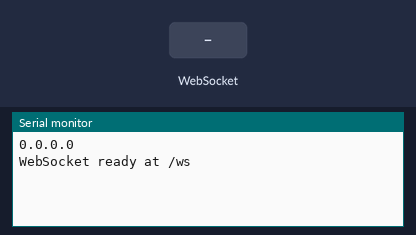
A sketch run on a simulated ESP32. Parts: the last lines printed to the serial monitor. Inputs (shaded band) come from the test bench.

Above: at 1.2 s.
1.3 s: WebSocket text "1" received
At 2.5 s:
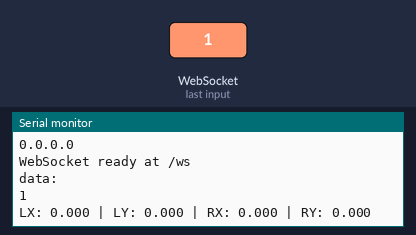
2.8 s: WebSocket text "0" received
At 3.9 s:
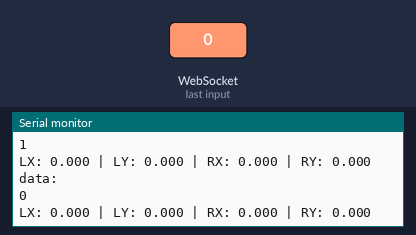

Measured:
- after the input at 1.3 s, the serial monitor: prints a new line at once (image 1)
- after the input at 2.8 s, the serial monitor: prints a new line at once (image 2)

The sketch:

drone_controller_test.ino
```cpp
//This is is the main controlling part of the tx as a UI on web hosting using Access point via esp32
//The for now to camera feed is unavailable due to no on board camera . Future scope for using the ESPcam development board

#include<WiFi.h>
#include <AsyncTCP.h>
#include <ESPAsyncWebServer.h>
#include <ArduinoJson.h>

const char* AP_SSID = "Test001";
const char* AP_PASS = "12345678";

AsyncWebServer server(80);
AsyncWebSocket ws("/ws");
volatile float control[4];

//webUI interface of the controller

const char index_html[] PROGMEM = R"rawliteral(

<!doctype html>
<html lang="en">
<head>
<meta charset="utf-8">
<meta name="viewport" content="width=device-width, initial-scale=1, maximum-scale=1, user-scalable=no, viewport-fit=cover">
<title>ESP32 Drone Controller</title>
<style>
  :root {
    --bg: #0b1020;
    --card: rgba(15, 23, 36, 0.8);
    --accent: #21a1f1;
    --danger: #ff4757;
    --muted: #9aa4b2;
    --stick-size: 180px;
  }

  * { box-sizing: border-box; -webkit-tap-highlight-color: transparent; }

  html, body {
    height: 100%;
    margin: 0;
    overflow: hidden;
    font-family: system-ui, -apple-system, sans-serif;
    background: var(--bg);
    color: #e6eef8;
  }

  .app {
    display: grid;
    grid-template-areas:
      "header header header"
      "left   center right"
      "footer footer footer";
    grid-template-columns: var(--stick-size) 1fr var(--stick-size);
    grid-template-rows: auto 1fr auto;
    height: 100vh;
    height: 100dvh;
    padding: 10px;
    gap: 10px;
  }

  header {
    grid-area: header;
    display: flex;
    justify-content: space-between;
    align-items: center;
    z-index: 10;
  }

  .title { font-weight: 700; font-size: 1.1rem; letter-spacing: 0.5px; }

  .stick-container {
    display: flex;
    align-items: center;
    justify-content: center;
  }
  .area-left { grid-area: left; }
  .area-right { grid-area: right; }

  .stick {
    width: var(--stick-size);
    height: var(--stick-size);
    background: rgba(255,255,255,0.05);
    border: 2px solid rgba(255,255,255,0.1);
    border-radius: 50%;
    position: relative;
    touch-action: none;
    user-select: none;
    -webkit-user-select: none;
  }

  .thumb {
    position: absolute;
    width: 60px;
    height: 60px;
    background: var(--accent);
    border-radius: 50%;
    transform: translate(-50%, -50%);
    box-shadow: 0 0 15px var(--accent);
    pointer-events: none;
  }

  .area-center {
    grid-area: center;
    position: relative;
    display: flex;
    flex-direction: column;
    justify-content: center;
    align-items: center;
    background: #000;
    border-radius: 12px;
    overflow: hidden;
  }

  .video-feed {
    width: 100%;
    height: 100%;
    object-fit: contain;
  }

  .overlay-telemetry {
    position: absolute;
    top: 10px;
    left: 10px;
    right: 10px;
    display: flex;
    justify-content: space-between;
    pointer-events: none;
    font-size: 0.85rem;
    text-shadow: 1px 1px 2px #000;
  }

  .center-actions {
    position: absolute;
    bottom: 15px;
    display: flex;
    gap: 10px;
  }

  button {
    background: var(--card);
    border: 1px solid rgba(255,255,255,0.2);
    color: white;
    padding: 8px 16px;
    border-radius: 8px;
    font-weight: 600;
    cursor: pointer;
    backdrop-filter: blur(4px);
  }

  .btn-arm { border-color: var(--danger); color: var(--danger); }
  .btn-arm.armed { background: var(--danger); color: white; }

  footer {
    grid-area: footer;
    font-size: 11px;
    text-align: center;
    color: var(--muted);
  }

  .status-dot {
    display: inline-block;
    width: 8px;
    height: 8px;
    border-radius: 50%;
    background: #ccc;
    margin-right: 5px;
  }
  .online { background: #2ecc71; box-shadow: 0 0 5px #2ecc71; }
  .offline { background: #e74c3c; }

  @media (orientation: portrait) {
    body::after {
      content: "Please rotate your device to landscape";
      position: fixed;
      inset: 0;
      background: var(--bg);
      display: flex;
      align-items: center;
      justify-content: center;
      z-index: 9999;
      padding: 20px;
      text-align: center;
    }
  }
</style>
</head>
<body>

<div class="app">
  <header>
    <div class="title">DRONE PILOT</div>
    <div style="display:flex; gap:15px; align-items:center">
      <span id="battery">--V</span>
      <button id="fsBtn" style="padding:4px 8px; font-size:10px;">FS</button>
      <div><span id="dot" class="status-dot offline"></span><span id="conn">DISCONNECTED</span></div>
    </div>
  </header>

  <div class="stick-container area-left">
    <div id="leftStick" class="stick">
      <div id="leftThumb" class="thumb" style="left:50%; top:50%"></div>
    </div>
  </div>

  <div class="area-center">
    <div class="overlay-telemetry">
      <div>Alt: <span id="alt">0.0</span>m</div>
      <div>Spd: <span id="speed">0.0</span>m/s</div>
      <div>RSSI: <span id="rssi">--</span>dBm</div>
    </div>

    <img id="camera" class="video-feed" src="/camera" alt="Live Feed" onerror="this.onerror=null; this.style.display='none'">

    <div class="center-actions">
      <button id="armBtn" class="btn-arm">ARM</button>
      <button id="takeoffBtn">TAKEOFF</button>
      <button id="landBtn">LAND</button>
    </div>
  </div>

  <div class="stick-container area-right">
    <div id="rightStick" class="stick">
      <div id="rightThumb" class="thumb" style="left:50%; top:50%"></div>
    </div>
  </div>

  <footer>
    Sens: <input id="sens" type="range" min="0.5" max="2" step="0.1" value="1" style="vertical-align:middle; width:100px;">
    &nbsp; | &nbsp; WebSocket: /ws
  </footer>
</div>

<script>
var connEl = document.getElementById('conn');
var dotEl = document.getElementById('dot');
var armBtn = document.getElementById('armBtn');
var ws = null;
var isArmed = false;

function setArmedUI(v) {
  isArmed = v;
  armBtn.textContent = v ? 'DISARM' : 'ARM';
  armBtn.classList.toggle('armed', v);
}

function connect() {
  ws = new WebSocket('ws://' + location.host + '/ws');

  ws.onopen = function () {
    connEl.textContent = 'CONNECTED';
    dotEl.className = 'status-dot online';
  };

  ws.onclose = function () {
    connEl.textContent = 'DISCONNECTED';
    dotEl.className = 'status-dot offline';
    setArmedUI(false);
    setTimeout(connect, 1000);
  };

  ws.onmessage = function (ev) {
    try {
      var j = JSON.parse(ev.data);
      if (j.type === 'telemetry') updateTelemetry(j);
    } catch (e) {}
  };
}

function sendJSON(o) {
  if (ws && ws.readyState === 1) ws.send(JSON.stringify(o));
}

function updateTelemetry(t) {
  if (t.battery !== undefined) document.getElementById('battery').textContent = t.battery.toFixed(1) + 'V';
  if (t.alt !== undefined) document.getElementById('alt').textContent = t.alt.toFixed(1);
  if (t.speed !== undefined) document.getElementById('speed').textContent = t.speed.toFixed(1);
  if (t.rssi !== undefined) document.getElementById('rssi').textContent = t.rssi;
}

/* Multi-touch sticks: each stick locks onto the finger that started on it */
var allSticks = [];

function makeStick(stickEl, thumbEl, onChange) {
  var activeId = null;
  var r = null;

  function update(e) {
    var maxRadius = r.width / 2;
    var dx = e.clientX - (r.left + r.width / 2);
    var dy = e.clientY - (r.top + r.height / 2);
    var dist = Math.hypot(dx, dy);
    if (dist > maxRadius) {
      dx *= maxRadius / dist;
      dy *= maxRadius / dist;
    }
    thumbEl.style.left = (r.width / 2 + dx) + 'px';
    thumbEl.style.top = (r.height / 2 + dy) + 'px';
    onChange(dx / maxRadius, dy / maxRadius);
  }

  function release() {
    if (activeId === null) return;
    activeId = null;
    r = null;
    thumbEl.style.left = '50%';
    thumbEl.style.top = '50%';
    onChange(0, 0);
    sendSticks();
  }

  stickEl.addEventListener('pointerdown', function (e) {
    if (activeId !== null) return;
    activeId = e.pointerId;
    r = stickEl.getBoundingClientRect();
    stickEl.setPointerCapture(e.pointerId);
    update(e);
    e.preventDefault();
  });

  stickEl.addEventListener('pointermove', function (e) {
    if (e.pointerId !== activeId) return;
    update(e);
    e.preventDefault();
  });

  function end(e) {
    if (e.pointerId !== activeId) return;
    release();
  }
  stickEl.addEventListener('pointerup', end);
  stickEl.addEventListener('pointercancel', end);
  stickEl.addEventListener('lostpointercapture', end);

  allSticks.push(release);
}

function releaseAllSticks() { allSticks.forEach(function (fn) { fn(); }); }
window.addEventListener('blur', releaseAllSticks);
document.addEventListener('visibilitychange', function () { if (document.hidden) releaseAllSticks(); });

var left = { x: 0, y: 0 };
var right = { x: 0, y: 0 };
var sensEl = document.getElementById('sens');

makeStick(document.getElementById('leftStick'), document.getElementById('leftThumb'), function (nx, ny) {
  left.x = nx; left.y = -ny;
});

makeStick(document.getElementById('rightStick'), document.getElementById('rightThumb'), function (nx, ny) {
  right.x = nx; right.y = -ny;
});

function sendSticks() {
  var s = parseFloat(sensEl.value) || 1;
  sendJSON({
    type: 'cmd',
    id: 'stick',
    payload: {
      lx: +(left.x * s).toFixed(3),
      ly: +(left.y * s).toFixed(3),
      rx: +(right.x * s).toFixed(3),
      ry: +(right.y * s).toFixed(3)
    }
  });
}

/* Fixed-rate send (20 Hz). Also acts as a heartbeat so the ESP32
   failsafe does not trigger while a stick is held still. */
setInterval(sendSticks, 50);

document.getElementById('fsBtn').addEventListener('click', function () {
  if (!document.fullscreenElement) {
    document.documentElement.requestFullscreen().catch(function () {});
  } else {
    document.exitFullscreen();
  }
});

armBtn.addEventListener('click', function () {
  setArmedUI(!isArmed);
  sendJSON({ type: 'action', id: 'toggle_arm', value: isArmed });
});

document.getElementById('takeoffBtn').addEventListener('click', function () {
  sendJSON({ type: 'action', id: 'takeoff' });
});
document.getElementById('landBtn').addEventListener('click', function () {
  sendJSON({ type: 'action', id: 'land' });
});

document.addEventListener('touchmove', function (e) {
  if (e.touches.length > 1) e.preventDefault();
}, { passive: false });

connect();
</script>
</body>
</html>

)rawliteral";

void onWsEvent(AsyncWebSocket *server,
               AsyncWebSocketClient *client,
               AwsEventType type,
               void *arg,
               uint8_t *data,
               size_t len){
  if(type == WS_EVT_DATA){
    AwsFrameInfo *info = (AwsFrameInfo*)arg;

    if(info->final && info->index == 0 && info->len == len && info->opcode == WS_TEXT){
      JsonDocument doc;

      if (deserializeJson(doc, data, len)) {
        Serial.println("Invalid JSON");
        return;
      }

      JsonObject payload = doc["payload"];

      control[0] = payload["lx"].as<float>();
      control[1] = payload["ly"].as<float>();
      control[2] = payload["rx"].as<float>();
      control[3] = payload["ry"].as<float>();
      Serial.println("data:");
      serializeJson(doc, Serial);
      Serial.println();
      Serial.printf(
                  "LX: %.3f | LY: %.3f | RX: %.3f | RY: %.3f\n",
                  control[0],
                  control[1],
                  control[2],
                  control[3]
                  );
    }
  }
}


void setup() {
  // put your setup code here, to run once:
  Serial.begin(115200);

  WiFi.mode(WIFI_AP);
  WiFi.softAP(AP_SSID,AP_PASS);
  Serial.println(WiFi.localIP());

  ws.onEvent(onWsEvent);
  server.addHandler(&ws);

  server.on("/", HTTP_GET, [](AsyncWebServerRequest *request) {
    request->send(200, "text/html",index_html);
  });
  server.begin();

  Serial.println("WebSocket ready at /ws");

}

void loop() {
  // put your main code here, to run repeatedly:
  ws.cleanupClients();
}
```
